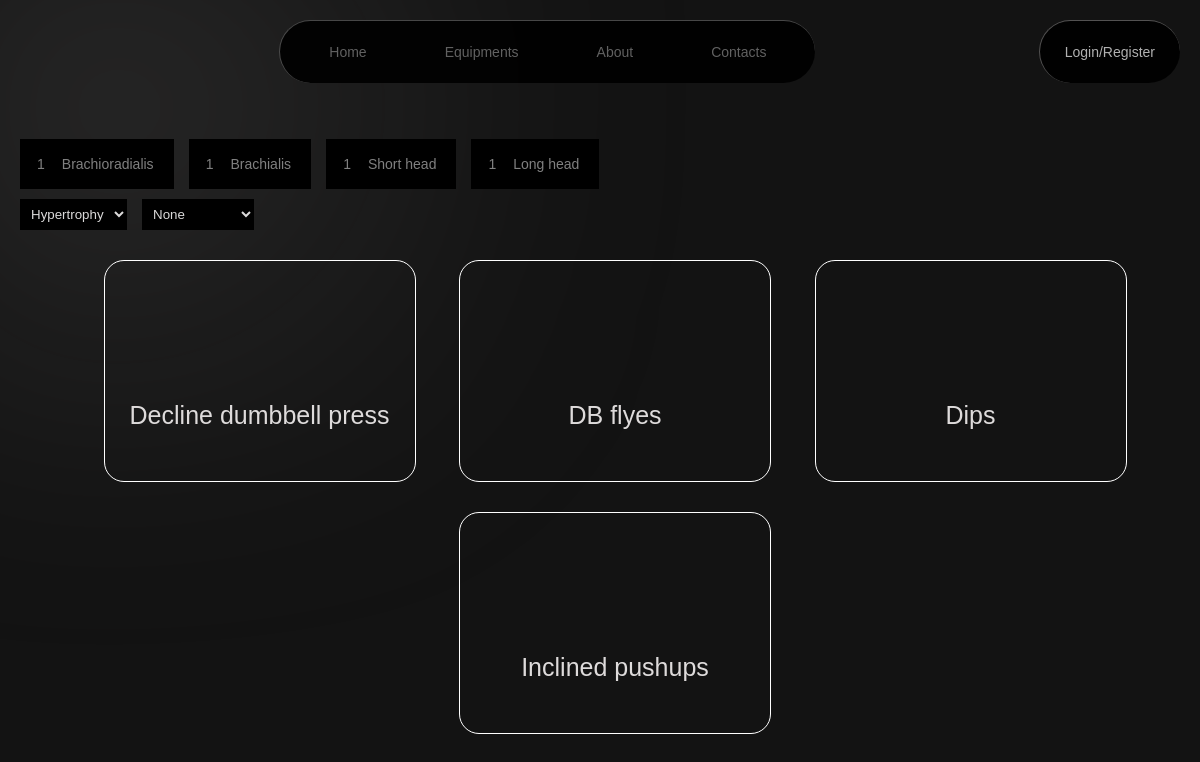
/submuscles/2/2/, run on an earlier commit of the app's database.
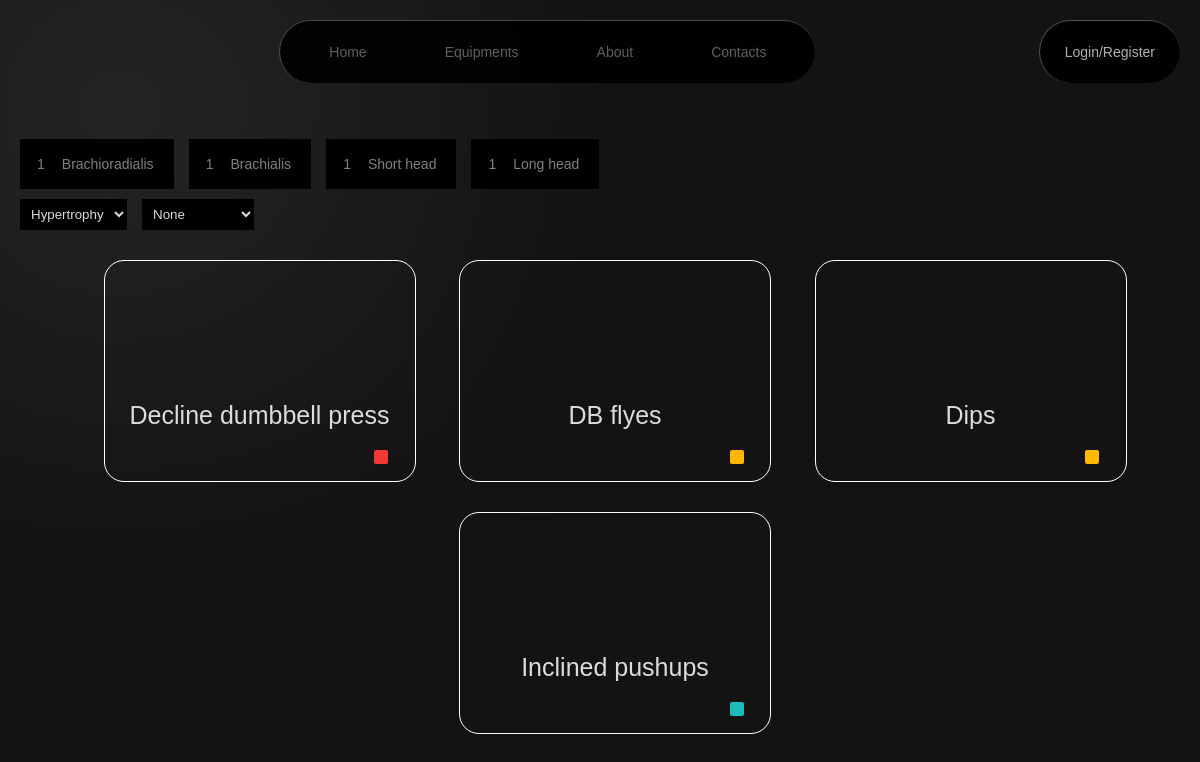
And on a later commit of the database.
### api/models.py (models this page shows, shortened)
class SubMuscle(models.Model):
    name = models.CharField(max_length = 30)
    muscle = models.ForeignKey(MuscleGroup, on_delete=models.CASCADE, null= True)
    def __str__(self):
        return self.name

class Workout(models.Model):
    class DifficultyChoices(models.TextChoices):
        EASY = 'easy', 'easy'
        MEDIUM = 'medium', 'medium'
        HARD = 'hard', 'hard'
    class TypeChoices(models.TextChoices):
        ISOLATED = 'isolated','isolated'
        COMPOUND = 'compound', 'compound'
    name = models.CharField(max_length = 50)
    difficulty = models.PositiveSmallIntegerField(
        validators = [MinValueValidator(0), MaxValueValidator(2)]
    )
    description = models.TextField(max_length = 500)
    equipment = models.ManyToManyField(Equipment, related_name = "workouts")
    muscle = models.ManyToManyField(MuscleGroup, related_name = "workouts")
    sub_muscle = models.ManyToManyField(SubMuscle, related_name = 'workouts')
    type = models.CharField(choices = TypeChoices)
    strength_score = models.PositiveSmallIntegerField(
        validators = [MinValueValidator(0), MaxValueValidator(10)]
    )
    hypertrophy_score = models.PositiveSmallIntegerField(
        validators = [MinValueValidator(0), MaxValueValidator(10)]
    )
    endurance_score = models.PositiveSmallIntegerField(
        validators = [MinValueValidator(0), MaxValueValidator(10)]
    )

### api/views.py (the view, shortened to what this page needs)
# urls.py: path("submuscles/<int:muscle_id>/<int:current>/", views.available_workouts_for_submuscle, name="available_workouts_submuscle"),
@csrf_protect
def available_workouts_for_submuscle(request, muscle_id, current = 0):
    ids = request.session.get("equipment_ids", -1)
    if(ids == -1):
        ids = Workout.objects.all().values_list("id", flat = True)
    submuscles = SubMuscle.objects.filter(muscle__id = muscle_id)
    if current!=0:
        submuscle = SubMuscle.objects.get(id = current)
        active = submuscle.id
        workouts = Workout.objects.filter(equipment__id__in = ids, sub_muscle = submuscle).distinct()
    else:
        workouts = Workout.objects.filter(equipment__id__in = ids, sub_muscle = submuscles[0]).distinct()
        active = submuscles[0].id
    ids = Workout.objects.filter(equipment__id__in = ids).values_list("id", flat = True)
    context = {"ids":ids, "muscle_id":muscle_id, "submuscles":submuscles, "workouts_selected":workouts.order_by("-hypertrophy_score"), "active":active, "current":current}
    context["select"] = 0
    context["diff"] = 0
    return render(request, "api/available_workouts_submuscle.html", context)

### api/templatetags/custom_tags.py (called while the page is built)
@register.simple_tag
def get_workout_counts_submuscle(ids, submuscle):
    return len(submuscle.workouts.filter(id__in = ids))

### api/templates/api/available_workouts_submuscle.html (shortened to what this page needs)
{% extends "main.html" %}
{% block content %}
{% load static %}
{% load custom_tags %}
        <link rel="stylesheet" href="{% static 'api/available_workout_submuscle.css' %}">
        <div id="muscle_container">
            {% for submuscle in submuscles %}
            <div id ="{% if submuscle.id == active %}active{% else %} {% endif %}" onclick="window.location.href=`{% url 'available_workouts_submuscle' muscle_id submuscle.id %}`" class="submuscle_card">
            <div class="submuscle_count">
                {% get_workout_counts_submuscle ids submuscle %}
            </div>
            <div class="submuscle_name">{{submuscle}}</div>
            </div>
            {% endfor %}
        </div>
    <form method="post" action="/submuscles/{{muscle_id}}/{{current}}/" id="sort_form">
        <select id="goal" name="option">
            <option value="0" class="goal_item" {% if select == '0' %}selected{% endif %}>Hypertrophy</option>
        </select>
        <select id="difficulty" name="difficulty">
            <option value="none" class="diff" {% if diff == 0 %}selected{% endif %}>
                None
            </option>
        </select>
    </form>
        <div id="workout_container">
            {% for workout in workouts_selected %}
            <div onclick="window.location.href=`{% url 'workout_page' workout.id %}`" class="workout_cards">
                <center>
                <div class="workout_name">{{workout.name}}</div>
                <div class = "diff{{workout.difficulty}}">
                </div>
                </center>
            </div>
            {% endfor %}
        </div>
{% endblock %}

### templates/main.html
<!DOCTYPE html>
<html>
<head></head>
<body>
    {% include 'navbar.html' %}
    <br>
    {% block content %}
    {% endblock %}
</body>
</html>

### templates/navbar.html
{% load static %}
<!DOCTYPE html>
<html>
<head>
    <link rel="stylesheet" href="{% static 'navbar.css' %}">
</head>
<body>
    <div id="nav_container">
        <div id="logo_block" class="nav_part">
        </div>
        <div id="nav_items" class="nav_part">
            <div class="{% if request.resolver_match.url_name == 'home' %}active{% else %}nav_item{% endif %}" onclick="window.location.href=`{% url 'home' %}`">Home</div>
            <div class="{% if request.resolver_match.url_name == 'select_equipment' %}active{% else %}nav_item{% endif %}" onclick="window.location.href=`{% url 'select_equipment' %}`">Equipments</div>
            <div class="{% if request.resolver_match.url_name == 'about' %}active{% else %}nav_item{% endif %}" id="about">About</div>
            <div class="{% if request.resolver_match.url_name == 'contacts' %}active{% else %}nav_item{% endif %}">Contacts</div>
        </div>
        <div id="login_logout" class="nav_part" onclick = "window.location.href = '{% url 'login' %}'">
            <div>
            Login/Register
            </div>
        </div>
    </div>
</body>
</html>

### static/navbar.css (style rules this page uses)
body { margin:20px; font-family:sans-serif; font-size:14px; background: #131313; }
body::before { content: ""; position: absolute; top: 0; left: 0; width: 30%; height: 35%; background: radial-gradient( circle at left top, rgba(179, 177, 177, 0.705), transparent 90% ); filter: blur(160px); z-index: -1; }
#nav_container { display:flex; justify-content: space-between; flex-wrap:wrap; z-index: 10; margin-bottom:40px; }
#nav_items { z-index: 10; display:flex; justify-content: space-between; border-left: rgba(75, 75, 75) 1px solid; border-top:rgba(71, 71, 71) 1px solid; padding:10px; background-color: rgba(0, 0, 0, 0.909); color: rgba(123, 123, 123, 0.79); border-radius: 40px; }
.nav_item { padding: 13px; padding-left:34px; padding-right:34px; transition: 0.3s; border-radius: 40px; margin-left:5px; margin-right:5px; }
#logo_block { padding:18px; display:hidden; }
#login_logout { z-index: 10; display: flex; padding:5px; border-left: rgb(82, 81, 81) 1px solid; border-top:rgb(83, 82, 82) 1px solid; background-color: rgba(0, 0, 0, 0.909); color: rgba(224, 224, 224, 0.79); border-radius: 40px; transition: 0.3s ease; justify-content: center; }
#login_logout div { padding:10px; align-content: center; border-radius:40px; padding-left:20px; padding-right:20px; }
#about { padding-left:34px; padding-right:34px; }

### api/static/api/available_workout_submuscle.css (style rules this page uses)
#muscle_container { display:flex; }
.submuscle_card { display:flex; justify-content: space-between; background-color: black; padding:10px; margin-right: 15px; transition:0.3s; }
.submuscle_name { color:white; padding:7px; padding-left:10px; padding-right:10px; color: grey; }
.submuscle_count { color:white; padding:7px; color: grey; }
#workout_container { display:flex; flex-wrap:wrap; margin-top:30px; justify-content: space-evenly; margin-left:40px; margin-right:40px; }
.workout_cards { border:1px solid white; padding:20px; width:25%; margin-bottom:30px; margin-left:30px; height:180px; border-radius:20px; }
.workout_name { color: rgb(222, 219, 219); font-size:25px; font-family:Arial, Helvetica, sans-serif; margin-top:120px; transition: 0.3s; }
.diff1 { background-color: rgb(255, 183, 0); width:14px; height:14px; border-radius:2px; margin-top:20px; margin-left:90%; }
.diff0 { background-color:#1CBABA; width:14px; height:14px; border-radius:2px; margin-top:20px; margin-left:90%; }
.diff2 { background-color:#F63737; width:14px; height:14px; border-radius:2px; margin-top:20px; margin-left:90%; }
#sort_form { margin-top:10px; display:flex; justify-content: space-between; width:15%; }
#sort_form select { font:15px ; padding:7px; background-color: black; border:none; color: rgb(219, 218, 218); }
#goal { margin-right:15px; }

What changed in the data, as far as the page shows it:
changed Workout "Decline dumbbell press": difficulty "hard" → 2 (drawn)
changed Workout "DB flyes": difficulty "medium" → 1 (drawn)
changed Workout "Dips": difficulty "medium" → 1 (drawn)
changed Workout "Inclined pushups": difficulty "easy" → 0 (drawn)
